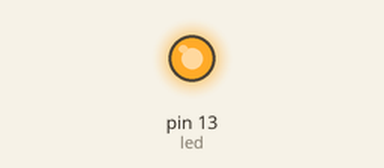
A sketch run on a simulated Arduino Uno, built with avr-gcc and run on an emulated ATmega328P. On the bench: output pins drawn as LEDs (lit = HIGH).

Above: at 0.75 s.
At 10.5 s:
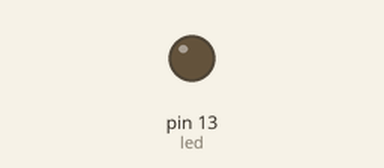
Timing chart, 0 to 14.3 s (numbered marks = the images above):
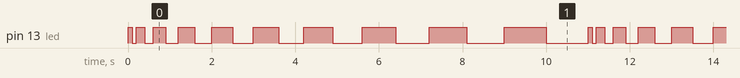

The sketch:

blikani.ino
```cpp
int led = 13;
int pocet;
int i = 100;

void setup()
{
  pinMode(led, OUTPUT);
}

void loop()
{
  while (i<=1000)
  {
    digitalWrite(led, HIGH);
    delay(i);
    digitalWrite(led, LOW);
    delay(i);
    i = i + 100;
  }
  i = 100;

}
```

Measured:
- by itself, pin 13 (led): repeats every 11.0 s: LOW 0.10 s, HIGH 0.20 s, LOW 0.20 s, HIGH 0.30 s, LOW 0.30 s, HIGH 0.40 s, LOW 0.40 s, HIGH 0.50 s, LOW 0.50 s, HIGH 0.60 s, LOW 0.60 s, HIGH 0.70 s, LOW 0.70 s, HIGH 0.80 s, LOW 0.80 s, HIGH 0.90 s, LOW 0.90 s, HIGH 1.0 s, LOW 1.0 s, HIGH 0.10 s
- by itself, everything shown: repeats every 11.0 s, in 20 steps
